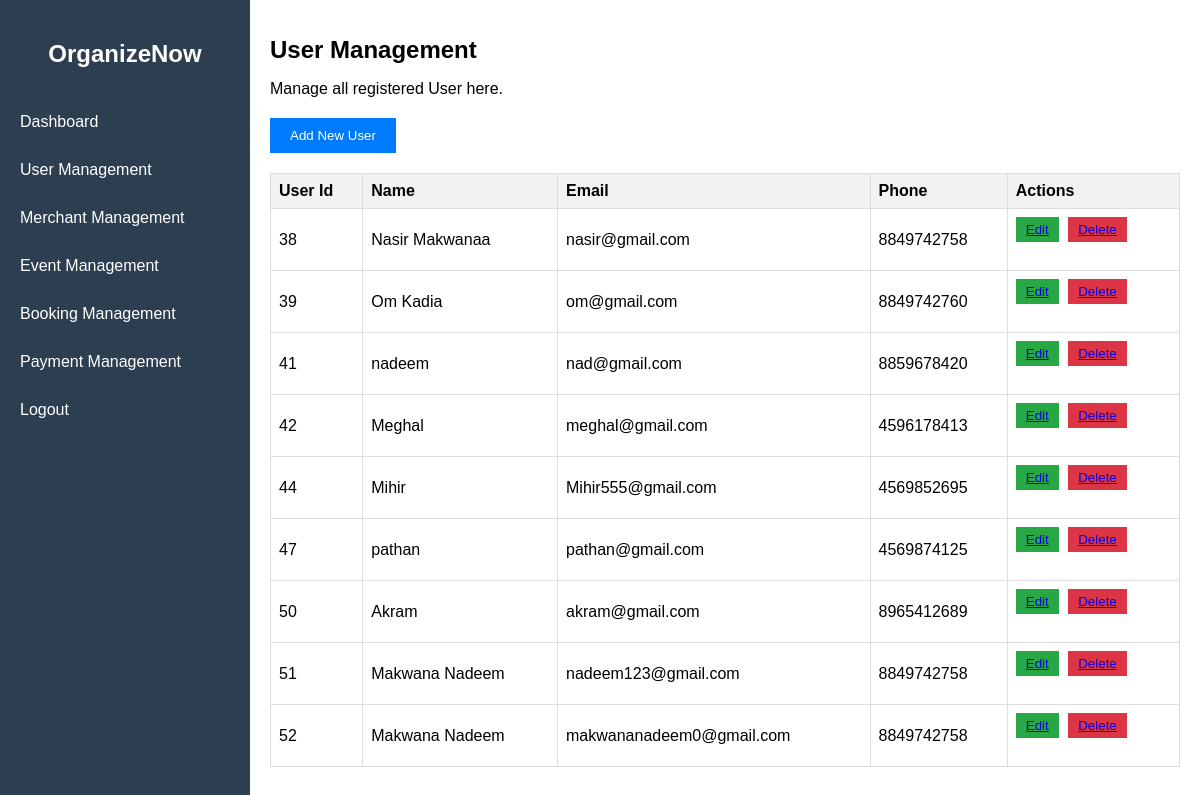
The page /Admin/User_Management.php (signed in) on the database as committed earlier.
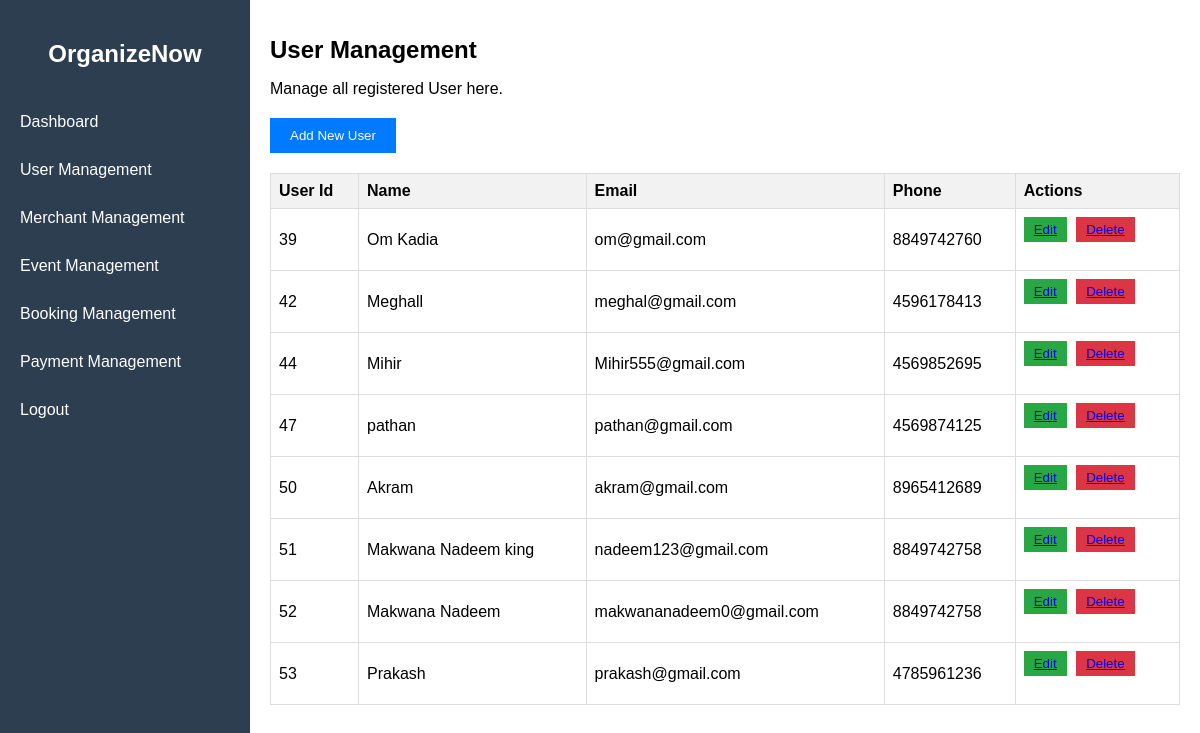
The same page on the database as committed later.
### tables this page shows
CREATE TABLE `user` (
  `user_id` int(11) NOT NULL,
  `name` varchar(100) NOT NULL,
  `email` varchar(100) NOT NULL,
  `mobile` varchar(15) NOT NULL,
  `password` varchar(200) NOT NULL,
  `reset_token` varchar(255) DEFAULT NULL
);

### Admin/User_Management.php (the view)
<?php
include "connection.php";
include "admin_sidebar.php";
?>
<h1>User Management</h1>
<p>Manage all registered User here.</p>
<a href="user_management_adduser.php"><button>Add New User</button></a>
<table>
    <thead>
        <tr>
            <th>User Id</th>
            <th>Name</th>
            <th>Email</th>
            <th>Phone</th>
            <th>Actions</th>
        </tr>
    </thead>
    <tbody>
        <?php
        $Select = "SELECT * FROM `user`";
        $data = mysqli_query($conn, $Select);
        while ($row = mysqli_fetch_assoc($data)) {
        ?>
            <tr>
                <td><?php echo $row['user_id']; ?></td>
                <td><?php echo $row['name']; ?></td>
                <td><?php echo $row['email']; ?></td>
                <td><?php echo $row['mobile']; ?></td>
                <td class="action-buttons">
                    <button><a href="user_management_edit.php?id=<?php echo $row['user_id']; ?>">Edit</a></button>
                    <button class="delete"><a href="user_management_delete.php?id=<?php echo $row['user_id']; ?>" onclick="return confirm('Are you sure you want to delete this user?')">Delete</a></button>
                </td>
            </tr>
        <?php } ?>
    </tbody>
</table>
</div>
</body>
</html>

### Admin/admin_sidebar.php (shortened to what this page needs)
<?php
$logout_url = 'logout.php';
?>
<html>
<head>
    <link rel="stylesheet" href="https://cdnjs.cloudflare.com/ajax/libs/font-awesome/5.15.3/css/all.min.css">
    <link rel="stylesheet" href="admin_style.css">
    <link rel="stylesheet" href="form.css">
</head>
<body>
    <div class="sidebar">
        <h2>OrganizeNow</h2>
        <ul>
            <li><a href="dashboard.php">Dashboard</a></li>
            <li><a href="user_management.php">User Management</a></li>
            <li><a href="merchant_management.php">Merchant Management</a></li>
            <li><a href="event_management.php">Event Management</a></li>
            <li><a href="booking_management.php">Booking Management</a></li>
            <li><a href="payment_management.php">Payment Management</a></li>
            <li><a href="<?php echo $logout_url; ?>">Logout</a></li>
        </ul>
    </div>
    <div class="content">

### Admin/admin_style.css (style rules this page uses)
body { font-family: Arial, sans-serif; margin: 0; padding: 0; display: flex; }
.sidebar { width: 250px; background-color: #2c3e50; color: white; height: 100vh; padding-top: 20px; position: fixed; }
.sidebar h2 { text-align: center; margin-bottom: 30px; }
.sidebar ul { list-style-type: none; padding: 0; }
.sidebar ul li { padding: 15px 20px; cursor: pointer; }
.sidebar ul li a { color: white; text-decoration: none; display: block; }
.content { margin-left: 250px; padding: 20px; width: calc(100% - 250px); }
.content h1 { font-size: 24px; margin-bottom: 10px; }
.content p { margin-bottom: 20px; }
.content button { background-color: #007bff; color: white; border: none; padding: 10px 20px; cursor: pointer; margin-bottom: 20px; }
table { width: 100%; border-collapse: collapse; }
table, th, td { border: 1px solid #ddd; }
th, td { padding: 8px; text-align: left; }
th { background-color: #f2f2f2; }
.action-buttons button { background-color: #28a745; color: white; border: none; padding: 5px 10px; cursor: pointer; margin-right: 5px; }
.action-buttons button.delete { background-color: #dc3545; }

### Admin/form.css (style rules this page uses)
h2 { text-align: center; margin-bottom: 20px; }

Rows that differ between the two databases and show on the page:
removed user: user_id "38", name "Nasir Makwanaa", email "nasir@gmail.com", mobile "8849742758"
removed user: user_id "41", name "nadeem", email "nad@gmail.com", mobile "8859678420"
changed user "meghal@gmail.com": name "Meghal" → "Meghall"
changed user "nadeem123@gmail.com": name "Makwana Nadeem" → "Makwana Nadeem king"
added user: user_id "53", name "Prakash", email "prakash@gmail.com", mobile "4785961236"
